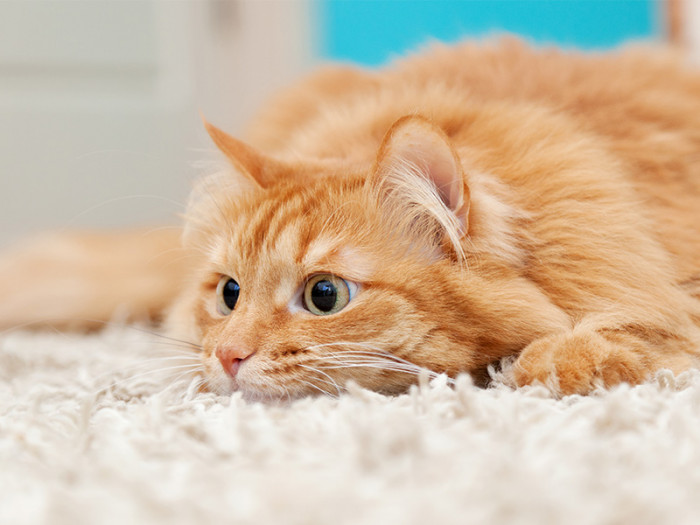
#> input picture cw4/obraz.jpg, 700 x 525 px
$ python 'lab4 zad.py'
#> lines starting #> are read from the running program, lines starting #| are printed output that depends on the picture
from PIL import Image, ImageOps
import numpy as np
from PIL import ImageChops
import matplotlib.pyplot as plt

im1 = Image.open("obraz.jpg")
#> im1 is the input picture: PIL image 700x525 RGB; mean R, G, B 208.3, 188.1, 163.6
T = np.array(im1)
t_r = T[:, :, 0]
im_r = Image.fromarray(t_r)
im_r.save("im_r.jpg")
t_g = T[:, :, 1]
im_g = Image.fromarray(t_g)
im_g.save("im_g.jpg")
t_b = T[:, :, 2]
im_b = Image.fromarray(t_b)
im_b.save("im_b.jpg")


im2 = Image.merge('RGB', (im_r, im_g, im_b))
t2 = np.array(im2)
print(T.all() == t2.all())
#| True
im2.save("obraz2.jpg")
diff = ImageChops.difference(im1, im2)
#> diff: PIL image 700x525 RGB; every value is 0


r, g, b = im1.split()
im3 = Image.merge("RGB", (b, g, r))
im3.save("im3.png")
im3.save("im3.jpg")
diff = ImageChops.difference(im1, im3)
#diff.show()

plt.figure(figsize=(32, 16))
plt.subplot(3,4,1) # ile obrazów w pionie, ile w poziomie, numer obrazu
plt.imshow(Image.open("lab3 img/obraz1_1.jpg"))
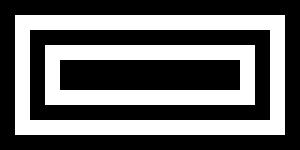
#> input picture cw4/lab3 img/obraz1_1.jpg, 300 x 150 px
plt.axis('off')
plt.subplot(3,4,2)
plt.imshow(Image.open("lab3 img/obraz1_1N.jpg"), "gray")
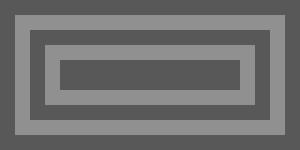
#> input picture cw4/lab3 img/obraz1_1N.jpg, 300 x 150 px
plt.axis('off')
plt.subplot(3,4,3)
plt.imshow(Image.open("lab3 img/obraz1_1.png"), "gray")
plt.axis('off')
plt.subplot(3,4,4)
plt.imshow(Image.open("lab3 img/obraz1_1N.png"), "gray")
plt.axis('off')
plt.subplots_adjust(wspace=0.05, hspace=0.05)
#plt.show()


def wlasny(w,h,dokładnosc):
#> called with w = 700, h = 525, dokładnosc = 50
    t = (h, w)
    tab = np.zeros(t, dtype=np.uint8)
    tab += tab + 3
    for r in range(h):
        for c in range(r + 1):
            tab[r][c] = c % dokładnosc != 0
    tab = tab * 200
    return tab

T_im = Image.fromarray(wlasny(700,525,50))
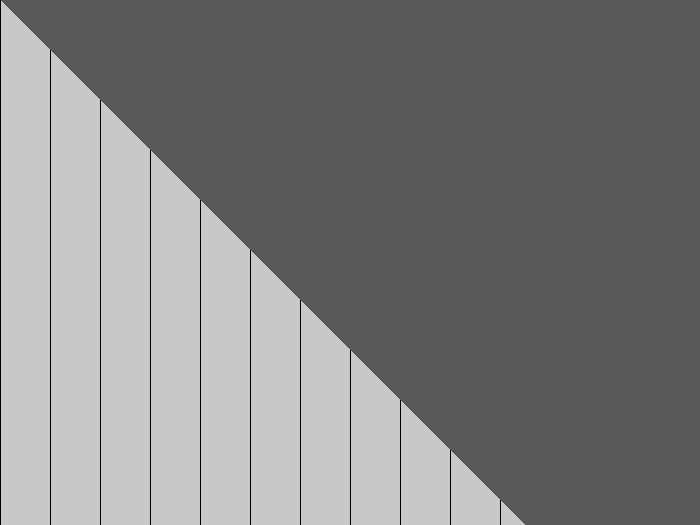
#> T_im: PIL image 700x525 L; min 0, max 200, mean 128.4
im4 = Image.open('obraz.jpg')
r, g, b = im4.split()
im4_1 = Image.merge('RGB', (T_im, g, b))
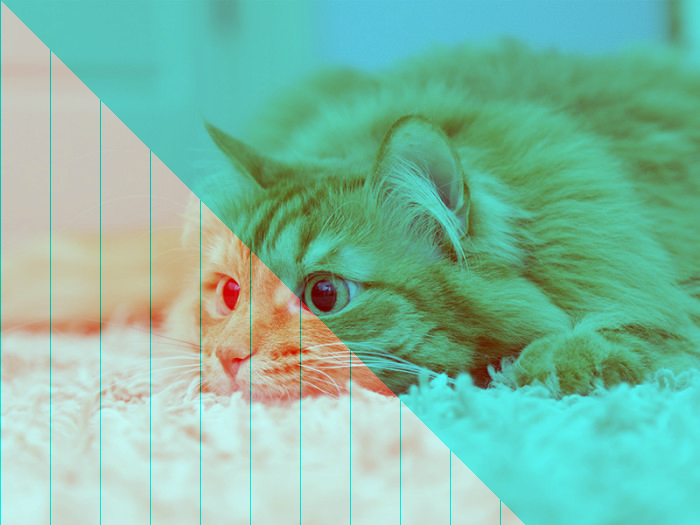
#> im4_1: PIL image 700x525 RGB; mean R, G, B 128.4, 188.1, 163.6
im4_2 = Image.merge('RGB', (r, T_im, b))
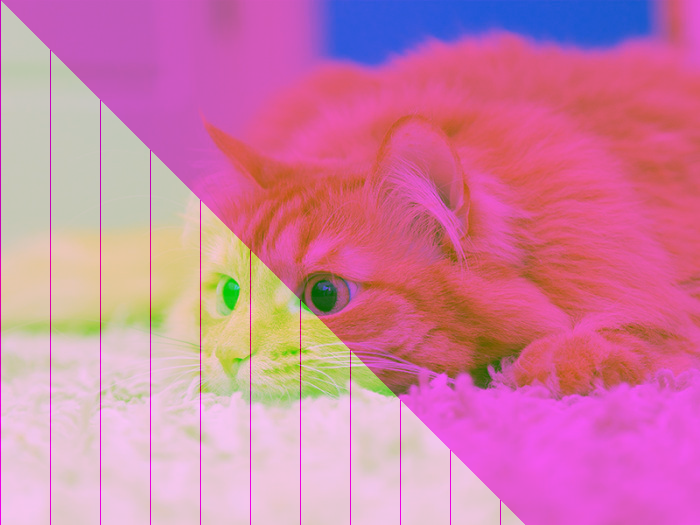
#> im4_2: PIL image 700x525 RGB; mean R, G, B 208.3, 128.4, 163.6
im4_3 = Image.merge('RGB', (r, g, T_im))
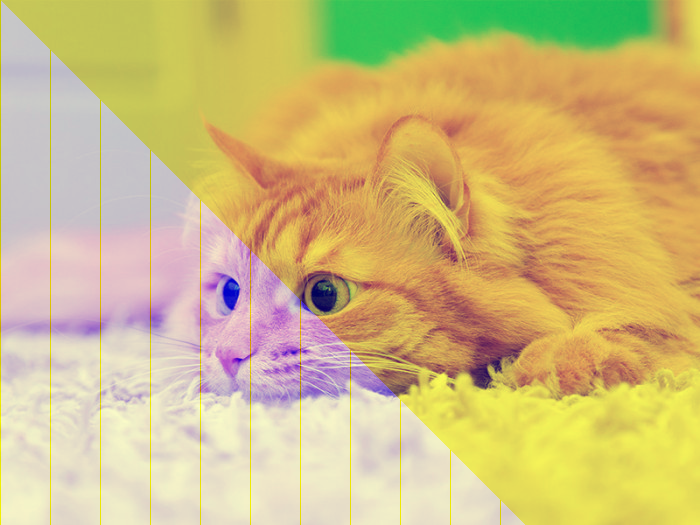
#> im4_3: PIL image 700x525 RGB; mean R, G, B 208.3, 188.1, 128.4

plt.figure(figsize=(32, 16))
plt.subplot(1, 3, 1)
plt.imshow(im4_1)
plt.axis('off')
plt.subplot(1, 3, 2)
plt.imshow(im4_2)
plt.axis('off')
plt.subplot(1, 3, 3)
plt.imshow(im4_3)
plt.axis('off')
plt.subplots_adjust(wspace=0.05, hspace=0.05)
plt.savefig('fig2.png')
#plt.show()


def obraz(x, y):
#> called with x = 200, y = 200
    tab = np.zeros((300, 300), dtype=np.uint8)
    #tab += tab + 3
    for r in range(x):
        for c in range(y):
            tab[r][c] = c
    img = Image.fromarray(tab)
    return img


img1 = obraz(200, 200)
img2 = obraz(300, 175)
img3 = obraz(175, 300)


image1 = Image.merge('RGB', (img1, img2, img3))
image2 = Image.merge('RGB', (img1, img3, img2))
image3 = Image.merge('RGB', (img2, img1, img3))
image4 = Image.merge('RGB', (img2, img3, img1))
image5 = Image.merge('RGB', (img3, img1, img2))
image6 = Image.merge('RGB', (img3, img2, img1))
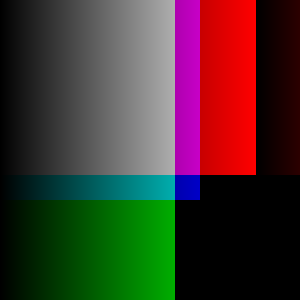
#> image6: PIL image 300x300 RGB; mean R, G, B 65.3, 50.8, 44.2
plt.figure(figsize=(32, 16))
plt.subplot(3, 2, 1)
plt.imshow(image1)
plt.axis('off')
plt.subplot(3, 2, 2)
plt.imshow(image2)
plt.axis('off')
plt.subplot(3, 2, 3)
plt.imshow(image3)
plt.axis('off')
plt.subplot(3, 2, 4)
plt.imshow(image4)
plt.axis('off')
plt.subplot(3, 2, 5)
plt.imshow(image5)
plt.axis('off')
plt.subplot(3, 2, 6)
plt.imshow(image6)
plt.axis('off')
plt.subplots_adjust(wspace=0.05, hspace=0.05)
plt.savefig('fig3.png')
plt.show()
